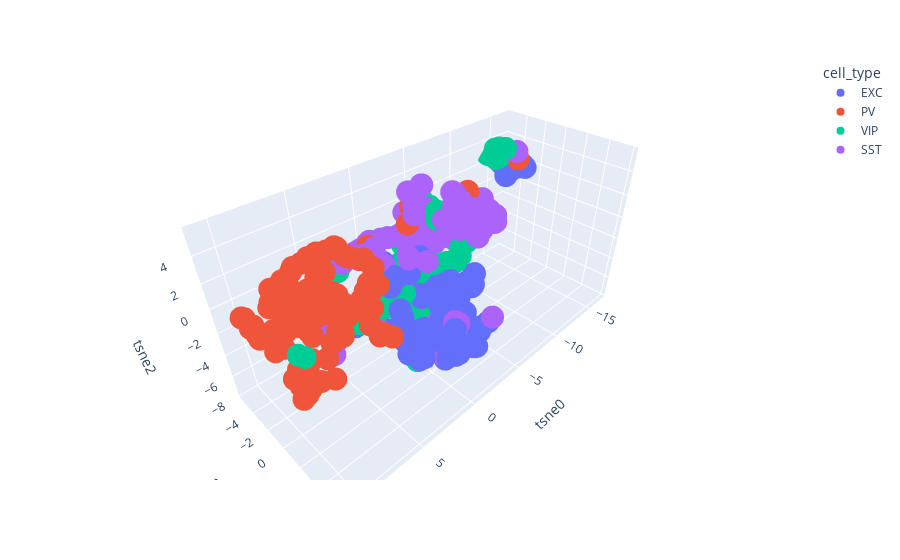

The code cell stored with this chart in its notebook:
### Code cell
fig = px.scatter_3d(tsne3D_data, x='tsne0', y='tsne1', z='tsne2',
              color='cell_type'
              
              )
fig.show()
